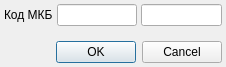
<?xml version="1.0" encoding="UTF-8"?>
<ui version="4.0">
 <class>ChangeMKBEditDialog</class>
 <widget class="QDialog" name="ChangeMKBEditDialog">
  <property name="geometry">
   <rect>
    <x>0</x>
    <y>0</y>
    <width>226</width>
    <height>67</height>
   </rect>
  </property>
  <property name="windowTitle">
   <string>Dialog</string>
  </property>
  <layout class="QGridLayout" name="gridLayout">
   <property name="margin">
    <number>4</number>
   </property>
   <property name="spacing">
    <number>4</number>
   </property>
   <item row="0" column="0">
    <widget class="QLabel" name="label">
     <property name="sizePolicy">
      <sizepolicy hsizetype="Maximum" vsizetype="Preferred">
       <horstretch>0</horstretch>
       <verstretch>0</verstretch>
      </sizepolicy>
     </property>
     <property name="text">
      <string>Код МКБ</string>
     </property>
     <property name="buddy">
      <cstring>edtMKB</cstring>
     </property>
    </widget>
   </item>
   <item row="0" column="1">
    <widget class="CICDCodeEditEx" name="edtMKB">
     <property name="sizePolicy">
      <sizepolicy hsizetype="Preferred" vsizetype="Fixed">
       <horstretch>0</horstretch>
       <verstretch>0</verstretch>
      </sizepolicy>
     </property>
    </widget>
   </item>
   <item row="0" column="2">
    <widget class="CICDCodeEditEx" name="edtMKBEx">
     <property name="sizePolicy">
      <sizepolicy hsizetype="Preferred" vsizetype="Fixed">
       <horstretch>0</horstretch>
       <verstretch>0</verstretch>
      </sizepolicy>
     </property>
    </widget>
   </item>
   <item row="1" column="0">
    <spacer name="verticalSpacer">
     <property name="orientation">
      <enum>Qt::Vertical</enum>
     </property>
     <property name="sizeHint" stdset="0">
      <size>
       <width>20</width>
       <height>19</height>
      </size>
     </property>
    </spacer>
   </item>
   <item row="2" column="0" colspan="3">
    <widget class="QDialogButtonBox" name="buttonBox">
     <property name="orientation">
      <enum>Qt::Horizontal</enum>
     </property>
     <property name="standardButtons">
      <set>QDialogButtonBox::Cancel|QDialogButtonBox::Ok</set>
     </property>
    </widget>
   </item>
  </layout>
 </widget>
 <customwidgets>
  <customwidget>
   <class>CICDCodeEditEx</class>
   <extends>QLineEdit</extends>
   <header>library/ICDCodeEdit.h</header>
  </customwidget>
 </customwidgets>
 <tabstops>
  <tabstop>edtMKB</tabstop>
  <tabstop>edtMKBEx</tabstop>
  <tabstop>buttonBox</tabstop>
 </tabstops>
 <resources/>
 <connections>
  <connection>
   <sender>buttonBox</sender>
   <signal>accepted()</signal>
   <receiver>ChangeMKBEditDialog</receiver>
   <slot>accept()</slot>
   <hints>
    <hint type="sourcelabel">
     <x>248</x>
     <y>254</y>
    </hint>
    <hint type="destinationlabel">
     <x>157</x>
     <y>274</y>
    </hint>
   </hints>
  </connection>
  <connection>
   <sender>buttonBox</sender>
   <signal>rejected()</signal>
   <receiver>ChangeMKBEditDialog</receiver>
   <slot>reject()</slot>
   <hints>
    <hint type="sourcelabel">
     <x>316</x>
     <y>260</y>
    </hint>
    <hint type="destinationlabel">
     <x>286</x>
     <y>274</y>
    </hint>
   </hints>
  </connection>
 </connections>
</ui>
